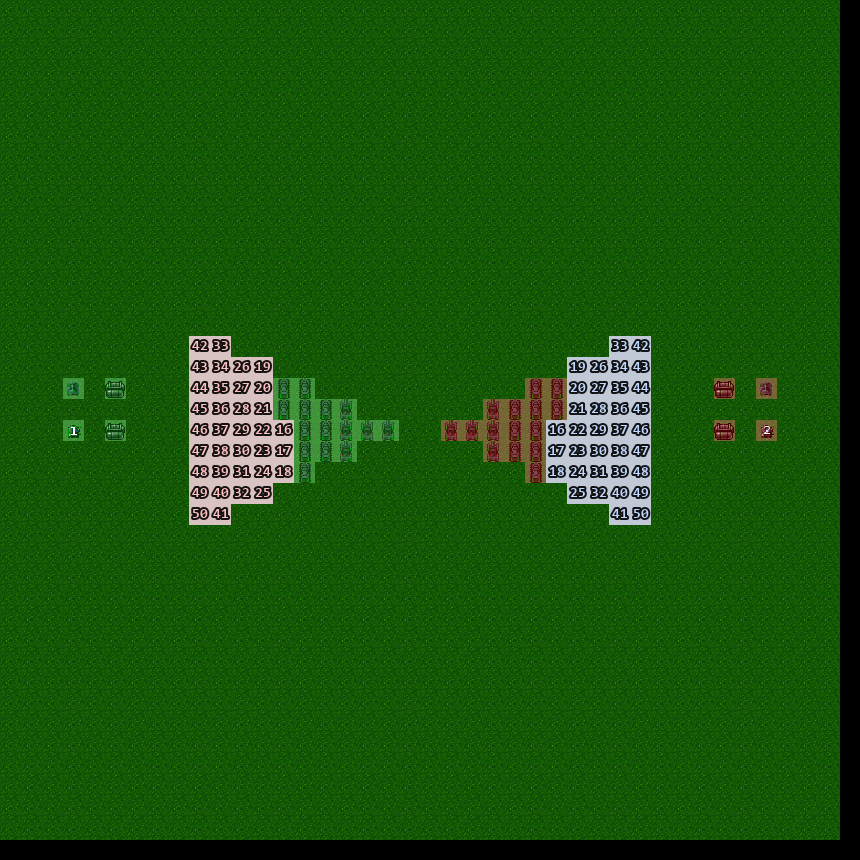

Reproduce this figure in Python.
# -*- coding: utf-8 -*-
"""按 frontend/renderer.js 的地图区参数 1:1 渲染一张 PNG，用于目视检查编号可读性。

需要服务在跑（读它的 /api/state），不需要浏览器。
用法: python tools/mock-frontend.py
"""

import json
import re
import urllib.request
from pathlib import Path
from PIL import Image, ImageDraw, ImageFont

HERE = Path(__file__).parent
ROOT = HERE.parent

cfg = (ROOT / 'server' / 'config.js').read_text(encoding='utf-8')
RW_DIR = Path(re.search(r"RW_DIR:\s*'([^']+)'", cfg).group(1))
UNITS_FIRSTGID = int(re.search(r"UNITS_FIRSTGID:\s*(\d+)", cfg).group(1))

# 与 renderer.js 的 UI_POS.map 保持一致
MAP_X, MAP_Y, MAP_SIZE = 530, 92, 860
TILE, SHEET_COLS, SHEET_SP, SHEET_MG = 20, 9, 1, 1

state = json.loads(urllib.request.urlopen('http://localhost:8768/api/state').read())['snapshot']
W, H = state['mapW'], state['mapH']
cell = MAP_SIZE // W
font_size = max(11, int(cell * 0.7))

try:
    font = ImageFont.truetype('C:/Windows/Fonts/consolab.ttf', font_size)
except OSError:
    font = ImageFont.load_default()

sheet = Image.open(RW_DIR / 'mods' / 'maps' / 'bitmaps' / 'units.png').convert('RGBA')
grass = Image.open(RW_DIR / 'mods' / 'maps' / 'terrain' / 'bitmaps' / 'shortgrass.png').convert('RGBA')

canvas = Image.new('RGBA', (MAP_SIZE, MAP_SIZE), (0, 0, 0, 255))
draw = ImageDraw.Draw(canvas, 'RGBA')

gt = grass.resize((cell, cell), Image.NEAREST)
for y in range(H):
    for x in range(W):
        canvas.paste(gt, (x * cell, y * cell))

ACCENT = {'red': (255, 192, 192), 'blue': (192, 216, 255)}
BG = {'red': (110, 20, 20, 66), 'blue': (20, 45, 95, 66)}
OVER_BG = (95, 75, 10, 128)

empty = 0
for side in ('red', 'blue'):
    for s in state['slots'][side]:
        if s['filled']:
            continue
        empty += 1
        px, py = s['x'] * cell, s['y'] * cell
        fill = OVER_BG if s.get('overflow') else BG[side]
        draw.rectangle([px, py, px + cell - 1, py + cell - 1], fill=fill)
        color = (255, 209, 102) if s.get('overflow') else ACCENT[side]
        draw.text((px + cell / 2, py + cell / 2), str(s['n']),
                  font=font, fill=color, anchor='mm',
                  stroke_width=2, stroke_fill=(0, 0, 0, 235))

for gx, gy, tile_id in state['grid']:
    sx = SHEET_MG + (tile_id % SHEET_COLS) * (TILE + SHEET_SP)
    sy = SHEET_MG + (tile_id // SHEET_COLS) * (TILE + SHEET_SP)
    sprite = sheet.crop((sx, sy, sx + TILE, sy + TILE)).resize((cell, cell), Image.NEAREST)
    canvas.paste(sprite, (gx * cell, gy * cell), sprite)

out = HERE / 'mock-frontend.png'
canvas.save(out)
print('wrote:', out)
print('地图 %dx%d  每格 %dpx  编号字号 %dpx' % (W, H, cell, font_size))
print('空位 %d 个 | 红 %d/%d  蓝 %d/%d' % (
    empty, state['totals']['red'], state['slotTotal'],
    state['totals']['blue'], state['slotTotal']))
